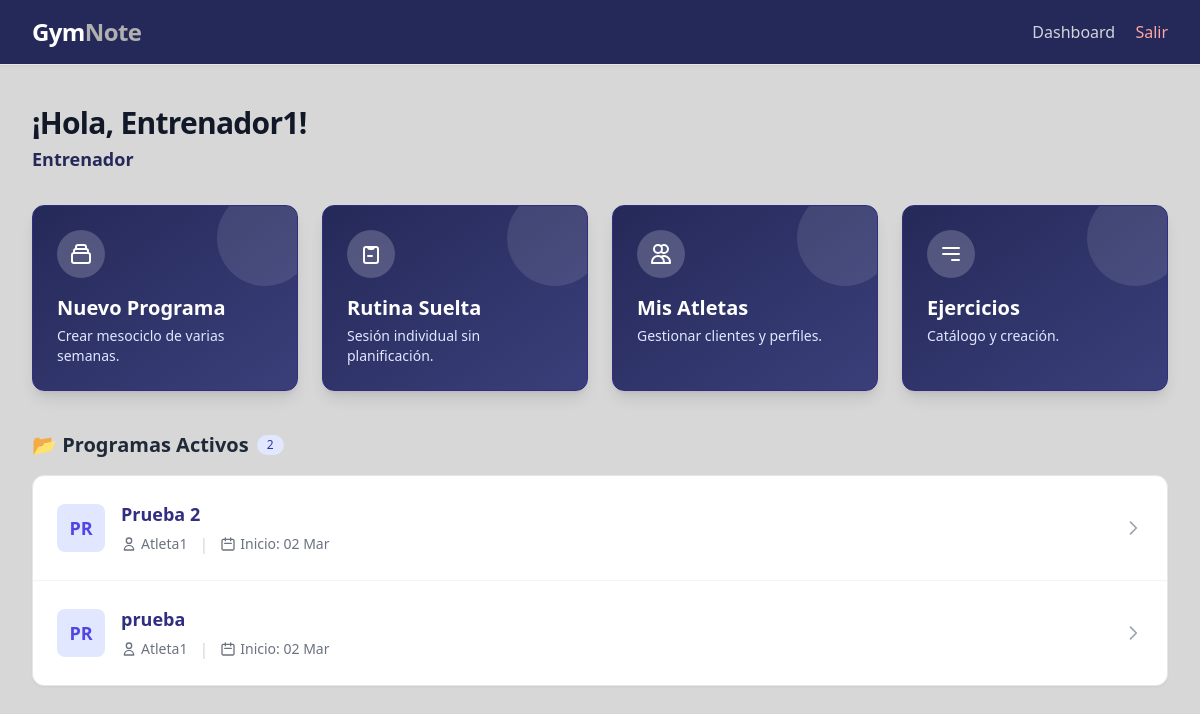
Before: /dashboard/ (signed in) with the older database file.
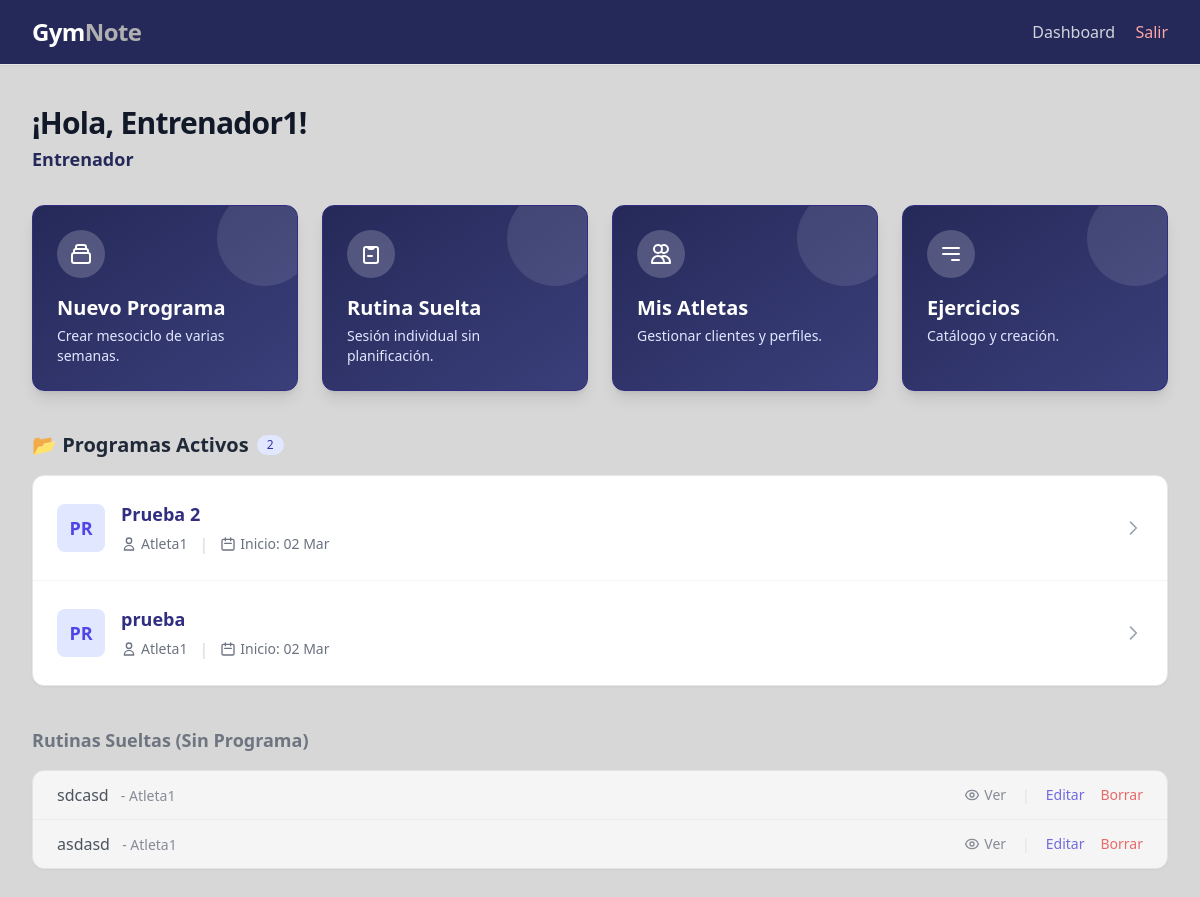
After: the same page with the newer database file.
### core/models.py (models this page shows, shortened)
class Mesociclo(models.Model):
    nombre = models.CharField(max_length=150, help_text="Ej: Bloque Hipertrofia - Enero")
    objetivo = models.CharField(max_length=200, blank=True, help_text="Objetivo principal (ej: Ganar Fuerza)")
    entrenador = models.ForeignKey(
        PerfilUsuario,
        on_delete=models.CASCADE,
        limit_choices_to={'tipo': 'entrenador'},
        related_name='mesociclos_creados'
    )
    atleta = models.ForeignKey(
        PerfilUsuario,
        on_delete=models.CASCADE,
        limit_choices_to={'tipo': 'atleta'},
        related_name='mesociclos'
    )
    fecha_inicio = models.DateField(default=timezone.now, verbose_name="Fecha de Inicio")
    semanas_objetivo = models.PositiveIntegerField(
        default=4,
        help_text="Duración planeada en semanas"
    )
    activo = models.BooleanField(default=True, help_text="Si está activo, aparece en el dashboard")
    notas = models.TextField(blank=True)
    created_at = models.DateTimeField(auto_now_add=True)
    class Meta:
        verbose_name = "Mesociclo"
        verbose_name_plural = "Mesociclos"
        ordering = ["-created_at"]

class PerfilUsuario(models.Model):
    TIPO_USUARIO = [
        ('entrenador', 'Entrenador'),
        ('atleta', 'Atleta'),
    ]
    user = models.OneToOneField(
        User,
        on_delete=models.CASCADE,
        related_name='perfil'  # Permite acceder al perfil mediante user.perfil
    )
    tipo = models.CharField(max_length=20, choices=TIPO_USUARIO)
    nombre = models.CharField(max_length=100)
    email = models.EmailField(unique=True)
    peso = models.DecimalField(
        max_digits=5,
        decimal_places=2,
        null=True,
        blank=True,
        help_text="Peso en kilogramos (solo atletas)"
    )
    entrenador = models.ForeignKey(
        'self',
        on_delete=models.SET_NULL,
        null=True,
        blank=True,
        related_name='atletas',
        help_text="Entrenador asignado (solo para atletas)"
    )
    class Meta:
        verbose_name = "Perfil de Usuario"
        verbose_name_plural = "Perfiles de Usuarios"
        ordering = ["nombre"]

class Entrenamiento(models.Model):
    entrenador = models.ForeignKey(
        PerfilUsuario,
        on_delete=models.CASCADE,
        limit_choices_to={'tipo': 'entrenador'},  # Restringe la selección a usuarios con rol de entrenador.
        related_name='entrenamientos_creados'
    )
    atleta = models.ForeignKey(
        PerfilUsuario,
        on_delete=models.CASCADE,
        limit_choices_to={'tipo': 'atleta'},  # Restringe la selección a usuarios con rol de atleta.
        related_name='entrenamientos'
    )
    mesociclo = models.ForeignKey(
        Mesociclo,
        on_delete=models.SET_NULL,
        null=True,
        blank=True,
        related_name='entrenamientos',
        help_text="Bloque al que pertenece este entreno"
    )
    nombre = models.CharField(max_length=150, help_text="Nombre de la sesión (ej: Torso A)")
    notas = models.TextField(blank=True, help_text="Notas o comentarios del entrenamiento")
    semana = models.PositiveIntegerField(
        default=1,
        help_text="Número de semana dentro del mesociclo"
    )
    dia_orden = models.PositiveIntegerField(
        default=1,
        help_text="Orden de la sesión en la semana (1, 2, 3...)"
    )
    created_at = models.DateTimeField(auto_now_add=True)
    updated_at = models.DateTimeField(auto_now=True)
    class Meta:
        verbose_name = "Entrenamiento"
        verbose_name_plural = "Entrenamientos"
        ordering = ["-created_at"]
    nombre = models.CharField(max_length=150, help_text="Nombre del entrenamiento")
    notas = models.TextField(blank=True, help_text="Notas o comentarios del entrenamiento")
    ejercicios = models.ManyToManyField(
        Ejercicio,
        through='DetalleEntrenamiento',
        related_name='entrenamientos'
    )
    created_at = models.DateTimeField(auto_now_add=True)
    updated_at = models.DateTimeField(auto_now=True)
    class Meta:
        verbose_name = "Entrenamiento"
        verbose_name_plural = "Entrenamientos"
        ordering = ["-created_at"]  # Orden descendente por fecha de creación.

### core/views.py (the view, shortened to what this page needs)
# urls.py: path("", DashboardView.as_view(), name="home"),
class DashboardView(LoginRequiredMixin, TemplateView):
    template_name = "core/dashboard.html"
    def get_context_data(self, **kwargs):
        context = super().get_context_data(**kwargs)
        usuario = self.request.user
        try:
            perfil = getattr(usuario, 'perfil', None)
        except PerfilUsuario.DoesNotExist:
            perfil = None
        context["usuario"] = usuario
        context["perfil"] = perfil
        context["tipo_usuario"] = perfil.tipo if perfil else None
        if perfil:
            if perfil.tipo == "entrenador":
                context["mesociclos"] = Mesociclo.objects.filter(
                    entrenador=perfil,
                    activo=True
                ).order_by('-created_at')
                context["entrenamientos_creados"] = Entrenamiento.objects.filter(
                    entrenador=perfil,
                    mesociclo__isnull=True # <--- Importante: Filtramos para no repetir
                ).order_by('-created_at')[:5]
                context["total_atletas"] = PerfilUsuario.objects.filter(entrenador=perfil).count()
        return context

### templates/core/dashboard.html (shortened to what the changed rows need)
{% extends "base.html" %}
{% block content %}
    <div class="mb-8 flex justify-between items-end">
        <div>
            <h1 class="text-3xl font-extrabold text-gray-900 tracking-tight">
                ¡Hola, {{ perfil.nombre|default:request.user.username }}!
            </h1>
        </div>
    </div>
    <div class="space-y-10">
        {% if tipo_usuario == 'entrenador' %}
            <div>
                <h2 class="text-xl font-bold text-gray-800 mb-4 flex items-center gap-2">
                    📂 Programas Activos
                    <span class="bg-indigo-100 text-indigo-800 text-xs font-medium px-2.5 py-0.5 rounded-full">{{ mesociclos.count }}</span>
                </h2>
                <div class="bg-white shadow-sm rounded-xl border border-gray-200 overflow-hidden">
                    {% if mesociclos %}
                    <ul role="list" class="divide-y divide-gray-100">
                        {% for programa in mesociclos %}
                        <li class="hover:bg-gray-50 transition duration-150">
                            <a href="{% url 'mesociclo_detalle' programa.pk %}" class="block p-6">
                                <div class="flex items-center justify-between">
                                    <div class="flex items-center gap-4">
                                        <div class="flex-shrink-0 h-12 w-12 bg-indigo-100 rounded-lg flex items-center justify-center text-indigo-600 font-bold text-lg">
                                            {{ programa.nombre|slice:":2"|upper }}
                                        </div>
                                        <div>
                                            <p class="text-lg font-semibold text-indigo-900">{{ programa.nombre }}</p>
                                            <div class="flex items-center gap-3 mt-1">
                                                <p class="text-sm text-gray-500 flex items-center gap-1">
                                                    <svg class="w-4 h-4" fill="none" stroke="currentColor" viewBox="0 0 24 24"><path stroke-linecap="round" stroke-linejoin="round" stroke-width="2" d="M16 7a4 4 0 11-8 0 4 4 0 018 0zM12 14a7 7 0 00-7 7h14a7 7 0 00-7-7z"></path></svg>
                                                    {{ programa.atleta.nombre }}
                                                </p>
                                                <span class="text-gray-300">|</span>
                                                <p class="text-sm text-gray-500 flex items-center gap-1">
                                                    <svg class="w-4 h-4" fill="none" stroke="currentColor" viewBox="0 0 24 24"><path stroke-linecap="round" stroke-linejoin="round" stroke-width="2" d="M8 7V3m8 4V3m-9 8h10M5 21h14a2 2 0 002-2V7a2 2 0 00-2-2H5a2 2 0 00-2 2v12a2 2 0 002 2z"></path></svg>
                                                    Inicio: {{ programa.fecha_inicio|date:"d M" }}
                                                </p>
                                            </div>
                                        </div>
                                    </div>
                                    <div class="flex items-center">
                                        <svg class="w-5 h-5 text-gray-400" fill="none" stroke="currentColor" viewBox="0 0 24 24"><path stroke-linecap="round" stroke-linejoin="round" stroke-width="2" d="M9 5l7 7-7 7"></path></svg>
                                    </div>
                                </div>
                            </a>
                        </li>
                        {% endfor %}
                    </ul>
                    {% else %}
                    <div class="p-8 text-center text-gray-500">
                        <p>No tienes programas activos.</p>
                        <a href="{% url 'mesociclo_crear' %}" class="text-indigo-600 hover:text-indigo-800 font-medium mt-2 inline-block">Crear el primero &rarr;</a>
                    </div>
                    {% endif %}
                </div>
            </div>
            {% if entrenamientos_creados %}
            <div class="opacity-75 mt-8">
                <h2 class="text-lg font-semibold text-gray-600 mb-4 font-bold">Rutinas Sueltas (Sin Programa)</h2>
                <div class="bg-white shadow-sm rounded-xl border border-gray-200 overflow-hidden">
                    <ul role="list" class="divide-y divide-gray-100">
                        {% for entreno in entrenamientos_creados %}
                        <li class="py-3 px-6 flex justify-between items-center hover:bg-gray-50">
                            <div>
                                <span class="font-medium text-gray-800">{{ entreno.nombre }}</span>
                                <span class="text-sm text-gray-500 ml-2">- {{ entreno.atleta.nombre }}</span>
                            </div>
                            <div class="flex gap-4 text-sm font-medium">
                                <a href="{% url 'entrenamiento_detail' entreno.pk %}" class="text-gray-500 hover:text-gray-900 flex items-center gap-1">
                                    Ver
                                </a>
                                <span class="text-gray-200">|</span>
                                <a href="{% url 'entrenamiento_update' pk=entreno.pk %}" class="text-indigo-600 hover:text-indigo-900">Editar</a>
                                <form method="post" action="{% url 'entrenamiento_delete' pk=entreno.pk %}" class="inline" onsubmit="return confirm('¿Borrar?');">
                                    <button type="submit" class="text-red-500 hover:text-red-700">Borrar</button>
                                </form>
                            </div>
                        </li>
                        {% endfor %}
                    </ul>
                </div>
            </div>
            {% endif %}
        {% endif %}
    </div>
{% endblock content %}

Changed rows visible on the page:
added Entrenamiento: nombre "sdcasd", atleta.nombre "Atleta1"
added Entrenamiento: nombre "asdasd", atleta.nombre "Atleta1"
Other visible differences:
text now shown: "Rutinas Sueltas (Sin Programa)"
